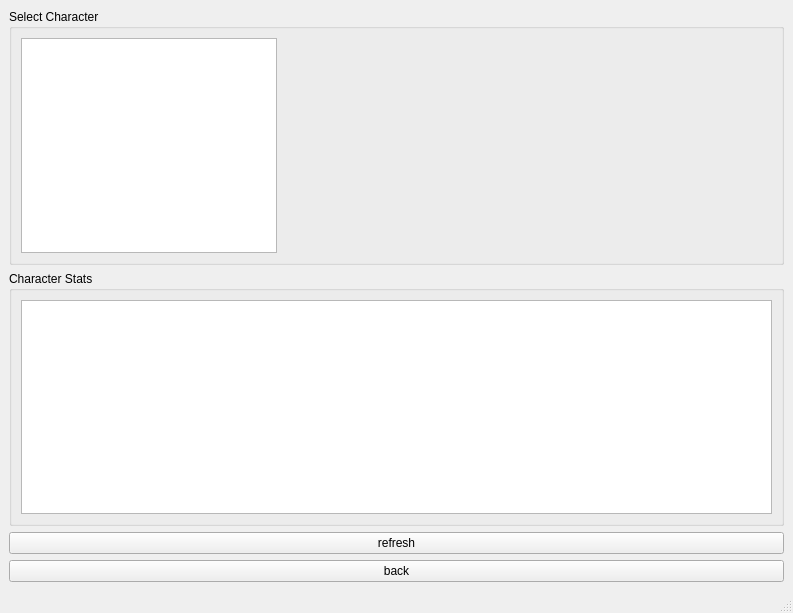
<?xml version="1.0" encoding="UTF-8"?>
<ui version="4.0">
 <class>MainWindow</class>
 <widget class="QMainWindow" name="MainWindow">
  <property name="geometry">
   <rect>
    <x>0</x>
    <y>0</y>
    <width>793</width>
    <height>613</height>
   </rect>
  </property>
  <property name="windowTitle">
   <string>MainWindow</string>
  </property>
  <widget class="QWidget" name="centralwidget">
   <layout class="QVBoxLayout" name="verticalLayout">
    <item>
     <widget class="QGroupBox" name="selectc_char_groupbox">
      <property name="title">
       <string>Select Character</string>
      </property>
      <layout class="QFormLayout" name="formLayout">
       <item row="0" column="0">
        <widget class="QTextEdit" name="character_stats_textbox"/>
       </item>
      </layout>
     </widget>
    </item>
    <item>
     <widget class="QGroupBox" name="character_stats_groupbox">
      <property name="title">
       <string>Character Stats</string>
      </property>
      <layout class="QHBoxLayout" name="horizontalLayout_2">
       <item>
        <widget class="QTextEdit" name="select_char_texbox">
         <property name="html">
          <string>&lt;!DOCTYPE HTML PUBLIC &quot;-//W3C//DTD HTML 4.0//EN&quot; &quot;http://www.w3.org/TR/REC-html40/strict.dtd&quot;&gt;
&lt;html&gt;&lt;head&gt;&lt;meta name=&quot;qrichtext&quot; content=&quot;1&quot; /&gt;&lt;style type=&quot;text/css&quot;&gt;
p, li { white-space: pre-wrap; }
&lt;/style&gt;&lt;/head&gt;&lt;body style=&quot; font-family:'MS Shell Dlg 2'; font-size:8.25pt; font-weight:400; font-style:normal;&quot;&gt;
&lt;p style=&quot;-qt-paragraph-type:empty; margin-top:0px; margin-bottom:0px; margin-left:0px; margin-right:0px; -qt-block-indent:0; text-indent:0px;&quot;&gt;&lt;br /&gt;&lt;/p&gt;&lt;/body&gt;&lt;/html&gt;</string>
         </property>
        </widget>
       </item>
      </layout>
     </widget>
    </item>
    <item>
     <widget class="QPushButton" name="refresh_button">
      <property name="text">
       <string>refresh</string>
      </property>
     </widget>
    </item>
    <item>
     <widget class="QPushButton" name="backbutton">
      <property name="text">
       <string>back</string>
      </property>
     </widget>
    </item>
   </layout>
  </widget>
  <widget class="QMenuBar" name="menubar">
   <property name="geometry">
    <rect>
     <x>0</x>
     <y>0</y>
     <width>793</width>
     <height>21</height>
    </rect>
   </property>
  </widget>
  <widget class="QStatusBar" name="statusbar"/>
 </widget>
 <resources/>
 <connections/>
</ui>
